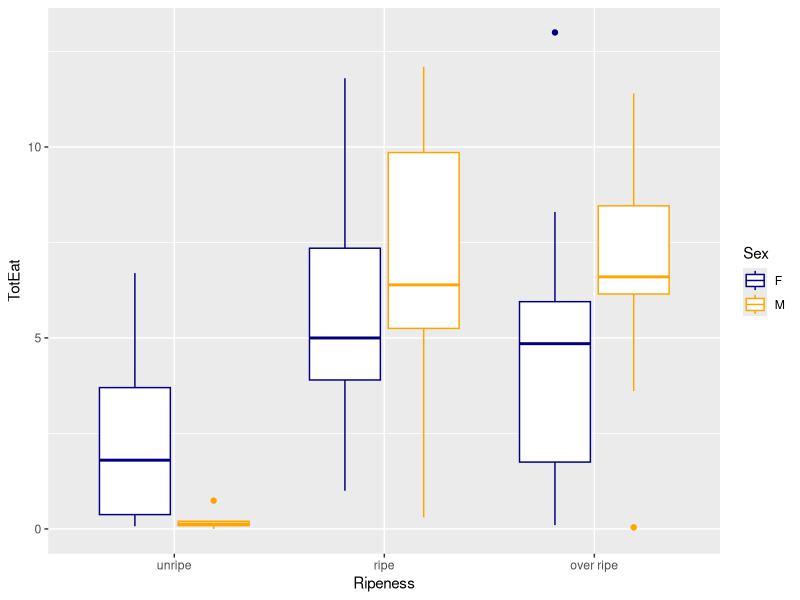
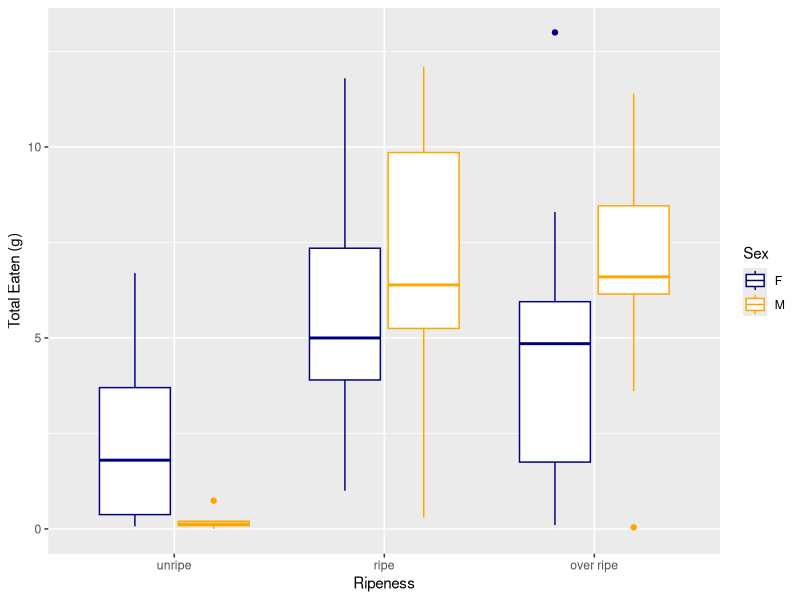
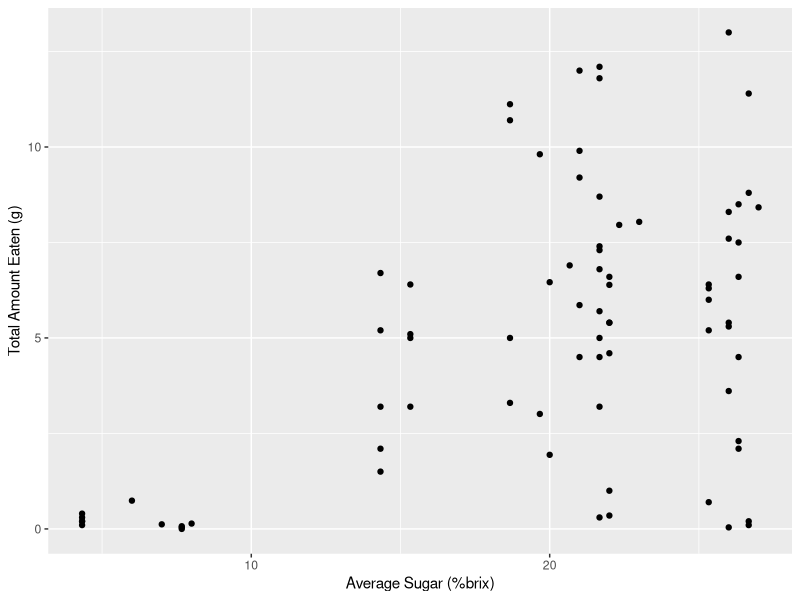
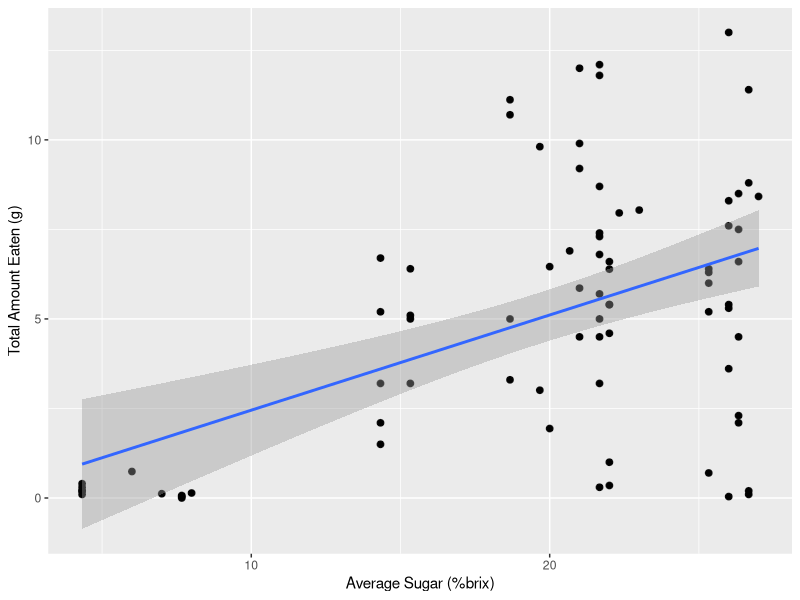
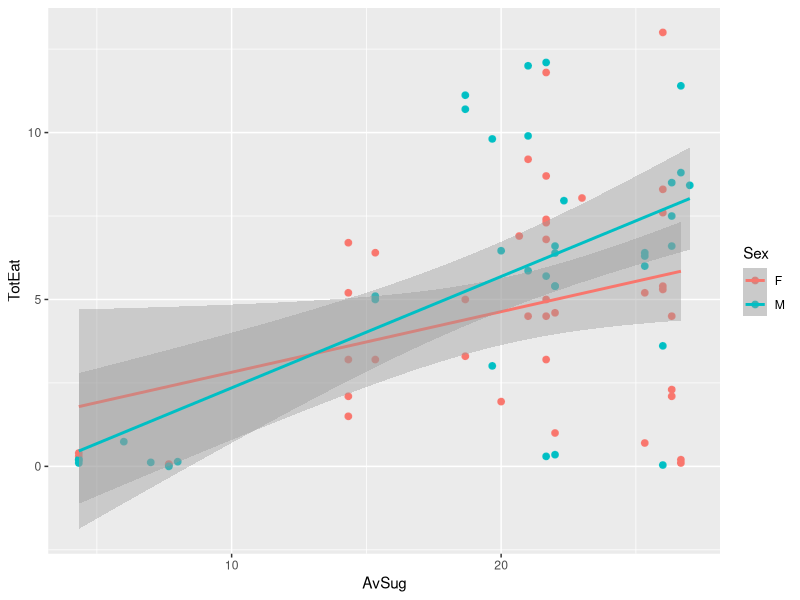
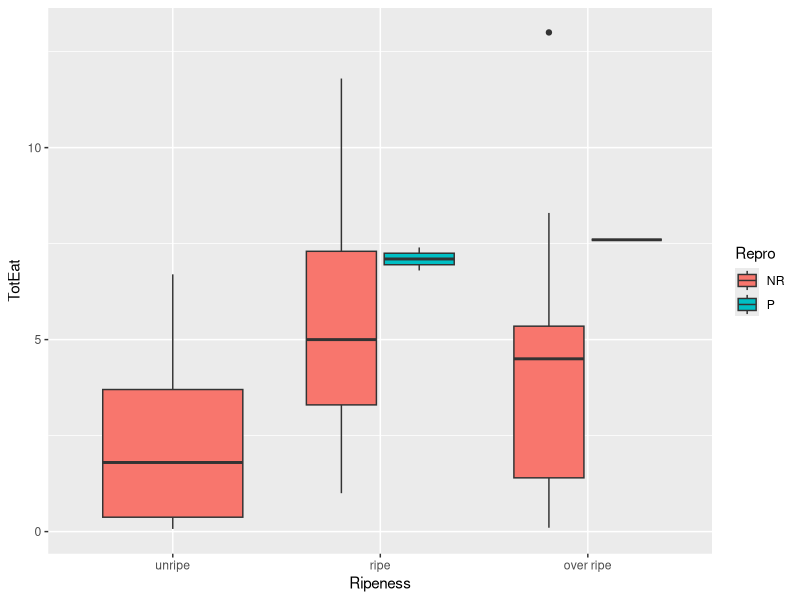
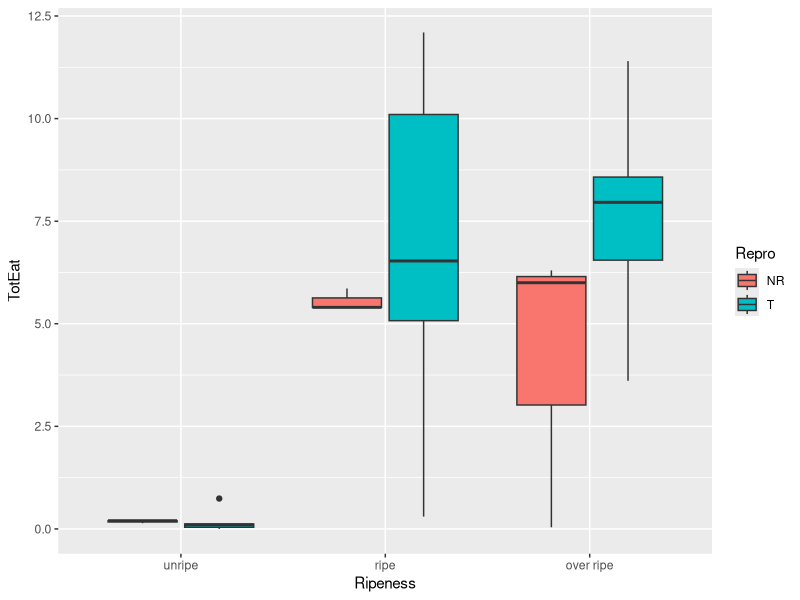

Here is the R script that generated these plots, in order: (Note: this script raises an error after producing the figures.)
## ---- chunk 1
library(ggplot2)
library(dplyr) 
library(stats) #Tukey Test
library(ggsignif)
library(ggpubr)
## ---- chunk 2
setwd("C:/Users/15707/Desktop/Research/Panama 2022/Data Analysis/Panama 2022")
ds<-read.csv("Ripeness DS 1.csv")
ds
summary(ds)
head(ds)
## ---- chunk 3
# break up into ripeness categories
Ripeness <- cut(ds$AvSug, breaks = c(0, 15, 25, 30), labels = c("unripe", "ripe", "over ripe"))
Ripeness

# Add the new Ripeness column to my original dataset
ds2 <- cbind(ds, Ripeness)
ds2
## ---- chunk 4
# lets see what kind of graphs I can make 
plot1 <- ggplot(aes(x=Ripeness, y=TotEat,color=Sex), data =ds2) + geom_boxplot() + scale_color_manual(values=c("F"="navy","M"="orange"))
plot1
plot2 <-plot1 + ylab("Total Eaten (g)")
plot2

# if you want it to be the three Female ones on one side and the three Male ones on the other side, just add + facet_grid(~Sex)


plot3<-ggplot(aes(x=AvSug, y=TotEat), data =ds2) + geom_point()
plot4 <-plot3 + ylab("Total Amount Eaten (g)") + xlab("Average Sugar (%brix)")
plot4

lm.sug <-lm(TotEat~AvSug, data=ds2)
summary(lm.sug) # significant ... p<0.05 , R^2 = 0.2

plot5 <- ggplot(aes(x=AvSug, y=TotEat), data =ds) + labs(y="Total Amount Eaten (g)", x="Average Sugar (%brix)") + geom_point() + geom_point(size = 2, alpha = 0.8) + geom_smooth(method = "lm")
plot5


plot6 <- ggplot(aes(x=AvSug, y=TotEat, color=Sex), data =ds2) + geom_point() + geom_point(size = 2, alpha = 0.8) + geom_smooth(method = "lm")
plot6
## ---- chunk 5
#Lets look at the correlation between Average Sugar and Total Eaten
PearCor1 <- cor.test(ds2$AvSug, ds2$TotEat, method = "pearson")# use Pearson bc we have a linear relationship
PearCor1

ds2corsubF<-ds2[ds2$Sex == "F",]
PearCor2F <- cor.test(ds2corsubF$AvSug, ds2corsubF$TotEat, method = "pearson")
PearCor2F

ds2corsubM<-ds2[ds2$Sex == "M",]
PearCor2M <- cor.test(ds2corsubM$AvSug, ds2corsubM$TotEat, method = "pearson")
PearCor2M


ds2corsubM2<-ds2[ds2corsubM$Repro == "NR",]
PearCor2M <- cor.test(ds2corsubM$AvSug, ds2corsubM$TotEat, method = "pearson")
PearCor2M

## ---- chunk 6
# Do a t-test to look at the differences between males and females for the difference ripeness categories
ds2

ds2_subset <- ds2[ds2$Ripeness == "ripe" & (ds2$Sex == "M" | ds2$Sex == "F"),]
t.test(TotEat ~ Sex, data = ds2_subset, var.equal = TRUE) # p = 0.297


ds2_subset <- ds2[ds2$Ripeness == "unripe" & (ds2$Sex == "M" | ds2$Sex == "F"),]
t.test(TotEat ~ Sex, data = ds2_subset, var.equal = TRUE) # p = 0.022


ds2_subset <- ds2[ds2$Ripeness == "over ripe" & (ds2$Sex == "M" | ds2$Sex == "F"),]
t.test(TotEat ~ Sex, data = ds2_subset, var.equal = TRUE) # p = 0.513


# Doing a Wilcoxon sum rank test becasue I don't know if my data are normally distributed. ...
ds2_subset <- ds2[ds2$Ripeness == "ripe",]
wilcox.test(TotEat ~ Sex, data = ds2_subset) # p = 0.280

ds2_subset <- ds2[ds2$Ripeness == "unripe",]
wilcox.test(TotEat ~ Sex, data = ds2_subset) #p = 0.014

ds2_subset <- ds2[ds2$Ripeness == "over ripe",]
wilcox.test(TotEat ~ Sex, data = ds2_subset) # p = 0.091
## ---- chunk 7
# Looking to see if there is significance between the means of the three categories for females

ds2_sub2 <- subset(ds2, Sex == "F") #just for Females
aov_result <- aov(TotEat ~ Ripeness, data = ds2_sub2)
summary(aov_result)
TukeyHSD(aov_result) # ripe - unripe is significant ( p = 0.0383)


# Looking to see if there is significance between the means of the three categories for males
ds2_sub3 <- subset(ds2, Sex == "M") #just for Males
aov_resultM <- aov(TotEat ~ Ripeness, data = ds2_sub3)
summary(aov_resultM)
TukeyHSD(aov_resultM)# ripe-unripe and over ripe-unripe are both significant



# Looking to see if there is significance between the means BY the three categories for females and males
ds2_subUn <-subset(ds2,Ripeness == "unripe")
aov_result <- aov(TotEat ~ Sex, data = ds2_subUn)
TukeyHSD(aov_result) # p =0.022

ds2_subR <-subset(ds2,Ripeness == "ripe")
aov_result <- aov(TotEat ~ Sex, data = ds2_subR)
TukeyHSD(aov_result) # p = 0.297

ds2_subOR <-subset(ds2,Ripeness == "over ripe")
aov_result <- aov(TotEat ~ Sex, data = ds2_subOR)
TukeyHSD(aov_result) # p = 0.153
## ---- chunk 8
# lets look at different reproductive states

#---------------FEMALES-----------------------
ds2_female <- filter(ds2, Sex == "F") #filter out data set so I'm just looking at females
ds2_female
plot2 <- ggplot(aes(x=Ripeness, y=TotEat, fill=Repro), data =ds2_female) +
  geom_boxplot()
plot2



# -------------- MALES -----------------------
ds2_male <- filter(ds2, Sex == "M") #filter out data set so I'm just looking at males
plot3 <- ggplot(aes(x=Ripeness, y=TotEat, fill=Repro), data =ds2_male) +
  geom_boxplot()
plot3

levels(ds2_male$Ripeness)
levels(ds2_male$Repro)
if (!is.factor(ds2_male$Repro)) ds2_male$Repro <- factor(ds2_male$Repro)
# perform an ANOVA test
aov_result <- aov(TotEat ~ Ripeness*Repro, data = ds2_male)
summary(aov_result)

# Subset the data for Ripeness values and perform t-test for each reproductive state
overripe_data <- ds2_male[ds2_male$Ripeness == "over ripe",]
t.test(TotEat ~ Repro, data = overripe_data) # p = 0.216

ripe_data <- ds2_male[ds2_male$Ripeness == "ripe",]
t.test(TotEat ~ Repro, data = ripe_data) # p= 0.142

unripe_data <- ds2_male[ds2_male$Ripeness == "unripe",]
t.test(TotEat ~ Repro, data = unripe_data) # p= 0.892

# Merp this seems wonk based on the plots... gonna try to do it again with a Wilcox test
## ---- chunk 9

M1<- lmer(TotEat ~ Ripeness + (Sex) + (InitialW) + (Repro) + (FA) + (Night) + (BodyCon)+ (1 | BatName) ,data = ds2, REML = TRUE) 
M1
anova(M1)
help(lmer)
summary(M1)$coefficients
coeffs <-coef(summary(M1))
p<-pnorm(abs(coeffs[, "t value"]), lower.tail= FALSE *2)
cbind(coeffs, "p value"=round(p,3))

## ---- chunk 10
 


